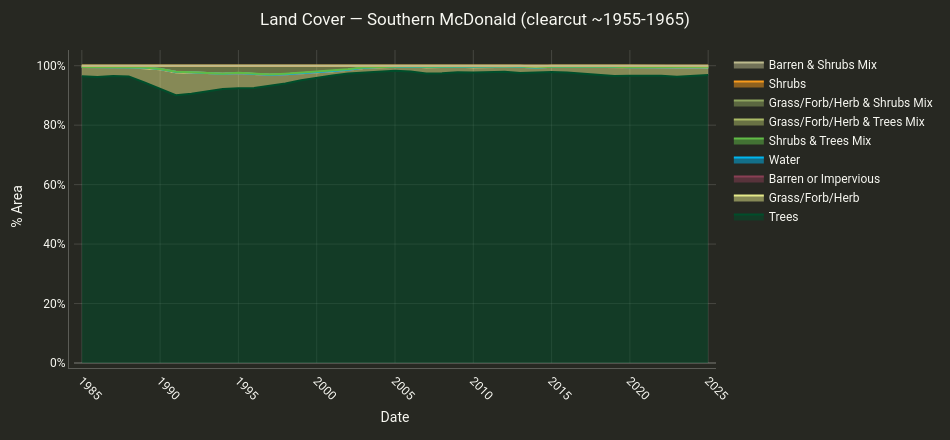
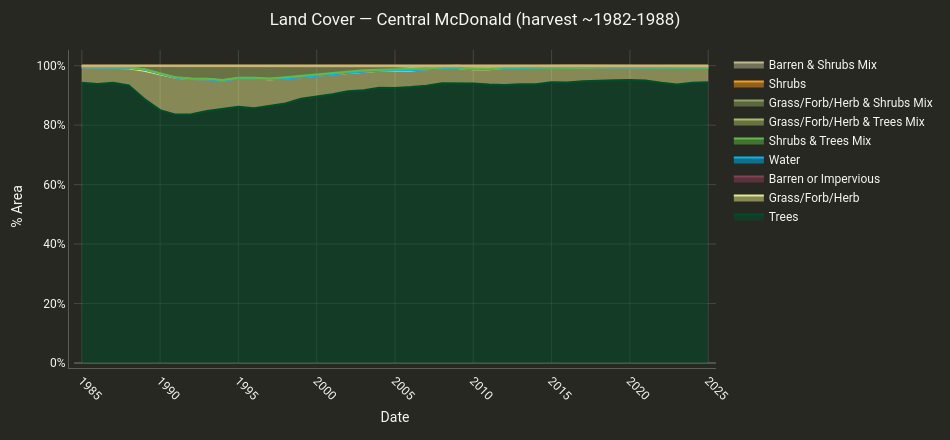
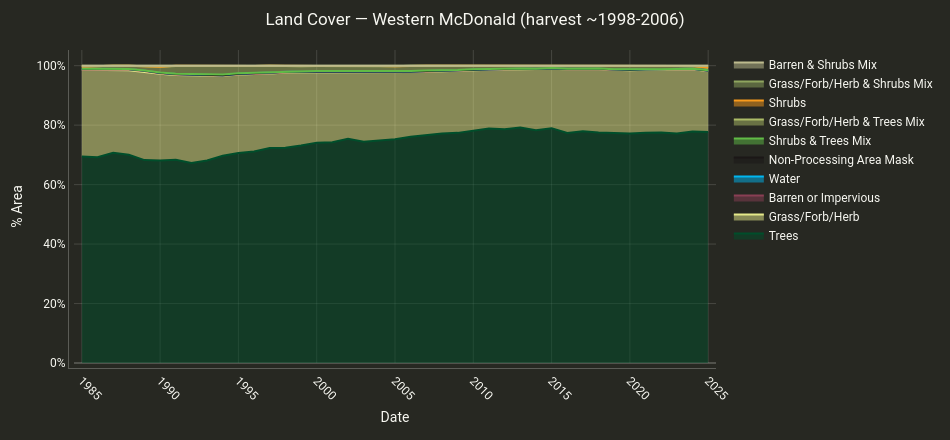
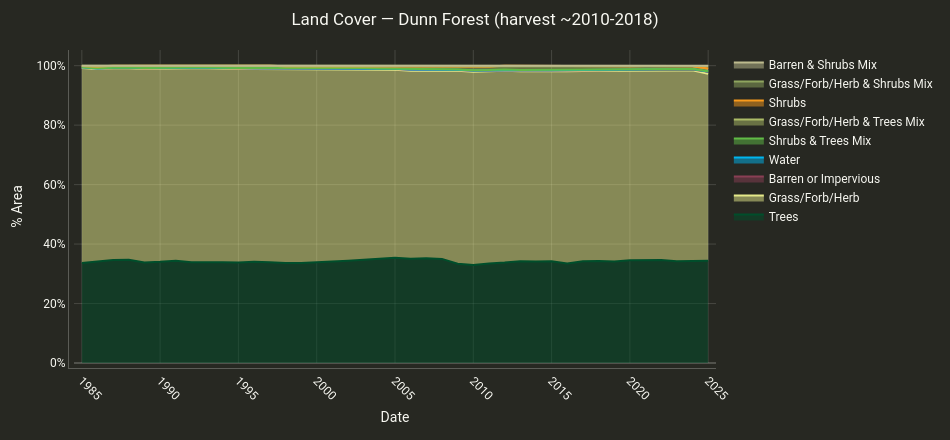

These figures' notebook cell, in order:
### Markdown cell above
## 6 · Recovery Trajectories — Land Cover Through Time

For each harvest area we compute the **annual percentage of each Land Cover class** from 1985 to 2025. The post-clearcut succession in Oregon Coast Range Douglas-fir forests follows a well-documented pathway:

| Stage | Dominant Cover | Typical Post-Harvest Timing |
|-------|---------------|-----------------------------|
| **Pioneer** | Grass/Forb/Herb | Years 1–3 |
| **Early shrub** | Shrubs (vine maple, red alder, bracken fern) | Years 2–10 |
| **Crown closure** | Trees (Douglas-fir canopy closing in plantations) | Years 8–20 |
| **Closed canopy** | Trees + Tall Trees and Shrubs | Years 18+ |

Coast Range forests typically transition *faster* from Shrub to Trees than comparable western Cascade plots — lower elevation, warmer summers, and reliable winter moisture accelerate plantation establishment. You may see the Shrub → Trees crossover within 10–15 years of harvest.

Where a polygon sits in this sequence **in 1985** reflects how far along recovery was when the LCMS record began. Older stand polygons (~1955–1965 cut) should open with high Trees %; more recently cut polygons should show progressively more of the Grass → Shrub → Trees arc within the chart.

> 🔍 Each chart is a stacked line plot — the height of each color band shows what percentage of the polygon was in that cover class that year. Four charts, one per management zone, let you compare recovery trajectories across the chronosequence.

### Code cell
lc_results = {}

for name, geom in harvest_areas.items():
    lcms_poly = ee.ImageCollection(LCMS_ASSET).filterBounds(geom)
    slug = (
        name[:18]
        .replace(' ', '_').replace('(', '').replace(')', '')
        .replace('~', '').replace('-', '_').strip('_')
    )
    result = cl.summarize_and_chart(
        lcms_poly,
        geometry=geom,
        band_names='Land_Cover',
        scale=30,               # 30 m — appropriate for small harvest polygons
        area_format='Percentage',
        title=f'Land Cover — {name}',
        chart_type='line',
        stacked=True,
        date_format='YYYY',
        width=950,
        height=440,
    )
    # Output results to a dictionary for later use (e.g., saving charts)
    lc_results[name] = result

    # Optionally save the chart to an html file
    # fname = f'macdunn_lc_{slug}.html'
    # cl.save_chart_html(result['chart'], fname)
    # print(f'Saved: {fname}')

    result['chart'].show()
